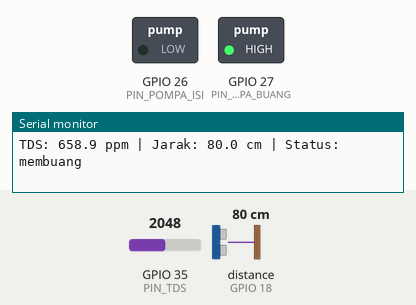
Simulated run of this sketch. Board: ESP32. Shown: switched loads named in the sketch (green lamp = pin HIGH), the last lines printed to the serial monitor. Wiring (inferred from the names in the program): ultrasonic range finder: trigger GPIO 5; echo GPIO 18. The inputs (shaded band) are chosen by the test bench; at power-on: GPIO 35 (PIN_TDS) = 2048, distance to the obstacle (sensor on GPIO 18) 80 cm (analog values on the 0–4095 scale). The echo pulse lasts 58.3 µs per cm; WiFi joins after 1.5 s; servers stay silent unless stated; the local clock reads 2024-03-15 10:24:30 at power-on unless the sketch sets it; pins used as bus, display or sensor lines are not drawn.

Above: at 2.7 s.
2.8 s: GPIO 35 (PIN_TDS) set to 12
4.4 s: GPIO 35 (PIN_TDS) set to 9
At 6.3 s:
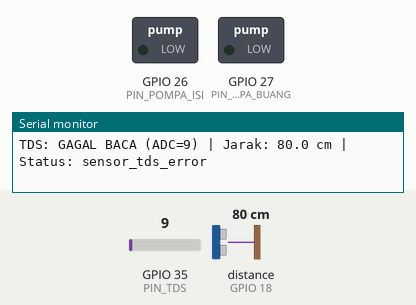
Timing chart, 0 to 7.8 s (numbered marks = the images above; inputs shaded):
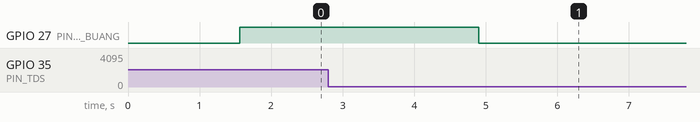

Measured:
- the behaviour switches between 11 and 10 on GPIO 35 (PIN_TDS) (found by bisection; images 0 and 1)
- after the input at 4.4 s, GPIO 27 (PIN_POMPA_BUANG): HIGH → LOW after 0.51 s

The sketch:

esp32_water_safe.ino
```cpp
#include <WiFi.h>       // Koneksi Wi-Fi ESP32
#include <WebServer.h>  // Web server untuk mengirim data ke dashboard
#include <time.h>

// Ganti dengan SSID dan password Wi-Fi/hotspot milikmu.
const char* WIFI_SSID = "NAMA_WIFI";
const char* WIFI_PASSWORD = "PASSWORD_WIFI";

// Web server berjalan pada port HTTP 80.
WebServer server(80);

// Pin sensor TDS dan ultrasonik.
const int PIN_TDS = 35;   // Keluaran analog modul TDS (AO ke GPIO35)
const int PIN_TRIG = 5;   // Pin TRIG HC-SR04
const int PIN_ECHO = 18;  // Pin ECHO HC-SR04 melalui pembagi tegangan

// Pin GPIO yang mengendalikan driver pompa.
const int PIN_POMPA_BUANG = 27; // IN2: pompa 5 V untuk membuang air
const int PIN_POMPA_ISI = 26;   // IN1: pompa 12 V untuk mengisi air bersih

// Sesuaikan jika modul relay/MOSFET milikmu aktif LOW.
const int POMPA_ON = HIGH;
const int POMPA_OFF = LOW;

// Nilai TDS ini menjadi batas untuk memulai siklus buang dan isi.
const float BATAS_TDS_PPM = 400.0;

// Pompa isi berhenti saat jarak sensor ke permukaan air 10 cm atau kurang.
const float JARAK_TARGET_CM = 10.0;

// Pembuangan menggunakan timer karena belum ada sensor untuk mendeteksi galon kosong.
const unsigned long DURASI_BUANG_MS = 15000UL;

// Jeda singkat di antara pompa buang dan pompa isi.
const unsigned long JEDA_ANTARPOMPA_MS = 500UL;

// Nilai ADC mendekati 0 atau skala penuh dianggap kabel/sensor tidak valid.
// Atur sesuai hasil kalibrasi. Nilai ADC ESP32 berkisar 0 sampai 4095.
const int TDS_ADC_MIN_VALID = 10;
const int TDS_ADC_MAX_VALID = 4085;

// Status kerja otomatis sistem.
enum StatusSistem {
  MENUNGGU,       // Menunggu TDS mencapai ambang
  MEMBUANG,       // Pompa buang sedang menyala
  JEDA,           // Jeda sebelum pengisian
  MENGISI,        // Pompa isi sedang menyala
  ERROR_SENSOR    // Sensor gagal; semua pompa harus mati
};

// Status awal sistem setelah boot.
StatusSistem statusSistem = MENUNGGU;

// Timer untuk tahap buang dan jeda.
unsigned long waktuMulaiTahap = 0;

// Variabel pembacaan sensor terakhir untuk loop dan endpoint web.
float nilaiTDS = 0.0;
float jarakCM = -1.0;
int nilaiADC_TDS = 0;
bool tdsValid = false;
bool ultrasonikValid = false;

// Membaca ADC beberapa kali dan menghitung perkiraan nilai TDS.
bool bacaTDS(float &hasilPPM) {
  const int JUMLAH_BACAAN = 10;
  uint32_t totalADC = 0;

  // Mengambil beberapa sampel agar pembacaan lebih stabil.
  for (int i = 0; i < JUMLAH_BACAAN; i++) {
    totalADC += analogRead(PIN_TDS);
    delay(5);
  }

  // Menghitung nilai ADC rata-rata.
  nilaiADC_TDS = totalADC / JUMLAH_BACAAN;

  // Menolak nilai yang berada di dekat batas ADC sebagai indikasi sinyal tidak valid.
  if (nilaiADC_TDS <= TDS_ADC_MIN_VALID || nilaiADC_TDS >= TDS_ADC_MAX_VALID) {
    return false;
  }

  // Mengubah nilai ADC menjadi tegangan perkiraan.
  float tegangan = nilaiADC_TDS * (3.3 / 4095.0);

  // Rumus perkiraan modul TDS analog umum pada suhu sekitar 25°C.
  // Sensor perlu dikalibrasi untuk mendapatkan ppm yang akurat.
  hasilPPM = (133.42 * tegangan * tegangan * tegangan
            - 255.86 * tegangan * tegangan
            + 857.39 * tegangan) * 0.5;

  // Menolak hasil tidak masuk akal atau NaN.
  if (!isfinite(hasilPPM) || hasilPPM < 0.0) {
    return false;
  }

  return true;
}

// Mengukur jarak sensor ultrasonik ke permukaan air.
bool bacaUltrasonik(float &hasilJarakCM) {
  // Menyiapkan pin TRIG sebelum mengirim pulsa.
  digitalWrite(PIN_TRIG, LOW);
  delayMicroseconds(3);
  digitalWrite(PIN_TRIG, HIGH);
  delayMicroseconds(10);
  digitalWrite(PIN_TRIG, LOW);

  // pulseIn mengembalikan 0 jika pantulan tidak diterima dalam 30 ms.
  unsigned long durasi = pulseIn(PIN_ECHO, HIGH, 30000UL);
  if (durasi == 0) {
    return false;
  }

  // Menghitung jarak satu arah berdasarkan waktu tempuh suara.
  hasilJarakCM = durasi * 0.0343 / 2.0;

  // HC-SR04 umumnya hanya valid pada kisaran sekitar 2 sampai 400 cm.
  if (!isfinite(hasilJarakCM) || hasilJarakCM < 2.0 || hasilJarakCM > 400.0) {
    return false;
  }

  return true;
}

// Mematikan kedua pompa sekaligus.
void matikanSemuaPompa() {
  digitalWrite(PIN_POMPA_BUANG, POMPA_OFF);
  digitalWrite(PIN_POMPA_ISI, POMPA_OFF);
}

// Mengembalikan nama status untuk Serial Monitor dan dashboard.
String namaStatus() {
  if (statusSistem == ERROR_SENSOR) {
    if (!tdsValid && !ultrasonikValid) return "sensor_tds_dan_ultrasonik_error";
    if (!tdsValid) return "sensor_tds_error";
    return "sensor_ultrasonik_error";
  }

  switch (statusSistem) {
    case MENUNGGU: return "menunggu";
    case MEMBUANG: return "membuang";
    case JEDA:     return "jeda";
    case MENGISI:  return "mengisi";
    default:       return "tidak_diketahui";
  }
}

// Menangani permintaan dashboard ke alamat /api/status.
void kirimStatusWeb() {
  // Mengirim nilai null ketika sensor terkait dinyatakan gagal.
  String json = "{";
  json += "\"tds\":";
  json += tdsValid ? String(nilaiTDS, 1) : "null";
  json += ",\"jarak_cm\":";
  json += ultrasonikValid ? String(jarakCM, 1) : "null";
  json += ",\"tds_valid\":";
  json += tdsValid ? "true" : "false";
  json += ",\"ultrasonik_valid\":";
  json += ultrasonikValid ? "true" : "false";
  json += ",\"status\":\"" + namaStatus() + "\"";
  json += ",\"updatedAt\":" + String((unsigned long)time(nullptr));
  json += "}";

  // Mengizinkan dashboard lokal membaca API ESP32.
  server.sendHeader("Access-Control-Allow-Origin", "*");
  server.send(200, "application/json", json);
}

// Menyiapkan pin, pompa, Wi-Fi, dan endpoint web.
void setup() {
  Serial.begin(115200);

  // Mengatur pin sensor.
  pinMode(PIN_TRIG, OUTPUT);
  pinMode(PIN_ECHO, INPUT_PULLDOWN); // Menahan ECHO LOW jika kabel terlepas

  // Mengatur pin kendali pompa dan memastikan keduanya mati saat boot.
  pinMode(PIN_POMPA_BUANG, OUTPUT);
  pinMode(PIN_POMPA_ISI, OUTPUT);
  matikanSemuaPompa();

  // Mengatur resolusi ADC 12-bit pada ESP32.
  analogReadResolution(12);

  // Memulai koneksi ke Wi-Fi/hotspot.
  WiFi.mode(WIFI_STA);
  WiFi.begin(WIFI_SSID, WIFI_PASSWORD);
  Serial.print("Menghubungkan ke Wi-Fi");

  // Menunggu sampai ESP32 tersambung ke jaringan.
  while (WiFi.status() != WL_CONNECTED) {
    delay(500);
    Serial.print(".");
  }

  // Menampilkan alamat IP ESP32.
  Serial.println();
  Serial.println("Wi-Fi tersambung");
  // Timestamp UTC agar pengirim data dapat meneruskan waktu pembacaan ke Firebase.
  configTime(0, 0, "pool.ntp.org", "time.nist.gov");
  Serial.print("Alamat ESP32: http://");
  Serial.println(WiFi.localIP());
  Serial.print("API status: http://");
  Serial.print(WiFi.localIP());
  Serial.println("/api/status");

  // Menautkan endpoint API ke fungsi penjawab JSON.
  server.on("/api/status", HTTP_GET, kirimStatusWeb);
  server.begin();
  Serial.println("Sistem siap");
}

// Loop utama membaca sensor dan menjalankan urutan pompa.
void loop() {
  // Melayani permintaan dari dashboard.
  server.handleClient();

  // Membaca sensor TDS dan ultrasonik.
  tdsValid = bacaTDS(nilaiTDS);
  ultrasonikValid = bacaUltrasonik(jarakCM);

  // Menampilkan nilai pembacaan atau status gagal pada Serial Monitor.
  Serial.print("TDS: ");
  if (tdsValid) {
    Serial.print(nilaiTDS, 1);
    Serial.print(" ppm");
  } else {
    Serial.print("GAGAL BACA (ADC=");
    Serial.print(nilaiADC_TDS);
    Serial.print(")");
  }

  Serial.print(" | Jarak: ");
  if (ultrasonikValid) {
    Serial.print(jarakCM, 1);
    Serial.print(" cm");
  } else {
    Serial.print("GAGAL BACA");
  }

  Serial.print(" | Status: ");
  Serial.println(namaStatus());

  // Jika salah satu sensor gagal, segera matikan pompa dan hentikan siklus.
  // Pompa tidak menyala lagi sampai kedua sensor memberikan pembacaan valid.
  if (!tdsValid || !ultrasonikValid) {
    matikanSemuaPompa();
    statusSistem = ERROR_SENSOR;
    delay(500);
    return;
  }

  // Setelah kedua sensor kembali normal, sistem kembali ke status menunggu.
  if (statusSistem == ERROR_SENSOR) {
    matikanSemuaPompa();
    statusSistem = MENUNGGU;
    Serial.println("Sensor kembali terbaca; sistem kembali menunggu");
  }

  // Menjalankan tahap kerja berdasarkan status sistem.
  switch (statusSistem) {
    case MENUNGGU:
      // Pastikan semua pompa mati selama menunggu.
      matikanSemuaPompa();

      // Hanya TDS valid yang dapat memulai siklus.
      if (tdsValid && nilaiTDS >= BATAS_TDS_PPM) {
        digitalWrite(PIN_POMPA_BUANG, POMPA_ON);
        waktuMulaiTahap = millis();
        statusSistem = MEMBUANG;
        Serial.println("TDS mencapai ambang; pompa buang menyala");
      }
      break;

    case MEMBUANG:
      // Pompa isi tetap mati selama pembuangan.
      digitalWrite(PIN_POMPA_ISI, POMPA_OFF);

      // Mematikan pompa buang setelah durasi yang ditentukan.
      if (millis() - waktuMulaiTahap >= DURASI_BUANG_MS) {
        digitalWrite(PIN_POMPA_BUANG, POMPA_OFF);
        waktuMulaiTahap = millis();
        statusSistem = JEDA;
        Serial.println("Pembuangan selesai; pompa buang mati");
      }
      break;

    case JEDA:
      // Kedua pompa mati selama jeda antartahap.
      matikanSemuaPompa();

      // Setelah jeda selesai, mulai pengisian.
      if (millis() - waktuMulaiTahap >= JEDA_ANTARPOMPA_MS) {
        digitalWrite(PIN_POMPA_ISI, POMPA_ON);
        statusSistem = MENGISI;
        Serial.println("Pompa isi menyala");
      }
      break;

    case MENGISI:
      // Pompa buang tetap mati selama pengisian.
      digitalWrite(PIN_POMPA_BUANG, POMPA_OFF);

      // Berhenti mengisi saat permukaan air berjarak 10 cm atau kurang.
      if (jarakCM <= JARAK_TARGET_CM) {
        digitalWrite(PIN_POMPA_ISI, POMPA_OFF);
        statusSistem = MENUNGGU;
        Serial.println("Target jarak 10 cm tercapai; pompa isi mati");
      }
      break;

    case ERROR_SENSOR:
      // Status error selalu memastikan pompa mati.
      matikanSemuaPompa();
      break;
  }

  // Jeda pembacaan loop.
  delay(500);
}
```
